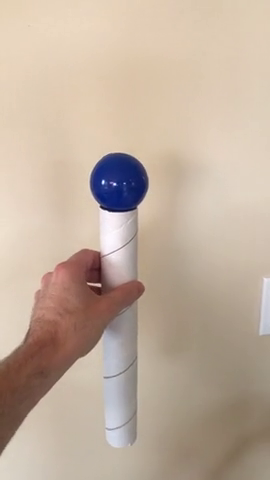
#> input picture frame 39 of Homework 2/videos/blue.mov, 270 x 480 px, given in place of %06d.jpg, which was not available
$ python part2.py
#> lines starting #> are read from the running program, lines starting #| are printed output that depends on the picture
"""
Creates a background image by averaging together all of the frames provided.
"""
import os
import argparse
from time import sleep

import cv2
import numpy as np


def averageBackground(path="frames", showVideo=False, usePathPrefix=True, hz=None):
    """Averages out a set of frames into the greyscale background.

    Args:
        path (str, optional): The directory to load the frames from. Defaults to "frames".
        showVideo (bool, optional): Show the video during processing and after. Defaults to False.
        usePathPrefix (bool, optional): Use the path prefix of the module. Defaults to True.

    Returns:
        An opencv image.
    """
#> called with path = 'frames', showVideo = True, usePathPrefix = True, hz = 24
    pathPrefix = os.path.dirname(os.path.realpath(__file__))
    if usePathPrefix: path = pathPrefix + os.path.sep + path

    # Load all frames then average
    cap = cv2.VideoCapture(path + os.path.sep + "%06d.jpg")
    frames = []
    while cap.isOpened:
        _, frame = cap.read()
#> frame is the input picture: shape (480, 270, 3); mean B, G, R 157.6, 174, 192.4
        if frame is None: break
        grey = cv2.cvtColor(frame, cv2.COLOR_BGR2GRAY)
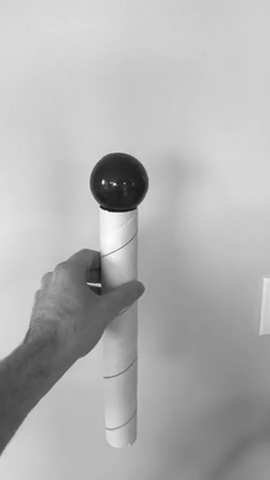
#> grey: shape (480, 270); min 16, max 254, mean 177.6
        frames.append(grey)

        # Optionally show video
        if not showVideo: continue
        cv2.imshow('frame', grey)
        if cv2.waitKey(1) & 0xFF == ord('q'): break
#> (key q is pressed here)
        if hz is not None: sleep(1/hz)
    cap.release()
    cv2.waitKey(0)

    # Final compute using numpy
    avg = np.mean(frames, axis=0).astype('uint8')
    if showVideo:
        cv2.imshow('frame', avg)

        # Close window
        cv2.waitKey(0)
        cv2.destroyWindow('frame')

    return avg


def main():
    """
    The main function of the module.
    """
    parser = argparse.ArgumentParser(description="Opens a video with OpenCV " + \
        "then plays through the video in greyscale saving an average.")
    parser.add_argument("indir", nargs="?", type=str, default=None, \
        help="The directory to load the video frames from.")
    parser.add_argument("outfile", nargs="?", type=str, default="p2-output.png", \
        help="The file to write the output image to.")
    args = parser.parse_args()

    avg = None
    if args.indir is None:
        avg = averageBackground(showVideo=True, hz=24)
    else:
        avg = averageBackground(path=args.indir, showVideo=True, usePathPrefix=False, hz=24)

    cv2.imwrite(args.outfile, avg)
    return

if __name__ == "__main__":
    main()

$ run again, starting later in the video
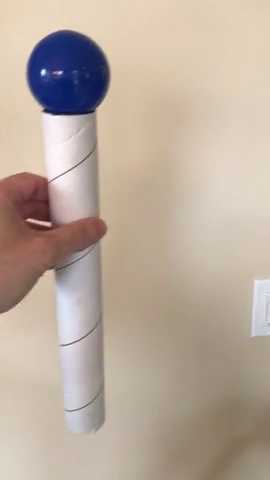
#> input picture frame 179 of Homework 2/videos/blue.mov, 270 x 480 px, given in place of %06d.jpg, which was not available
#> in averageBackground, frame is the input picture: shape (480, 270, 3); mean B, G, R 157.4, 170.9, 186.8
#> in averageBackground, `grey = cv2.cvtColor(frame, cv2.COLOR_BGR2GRAY)`:
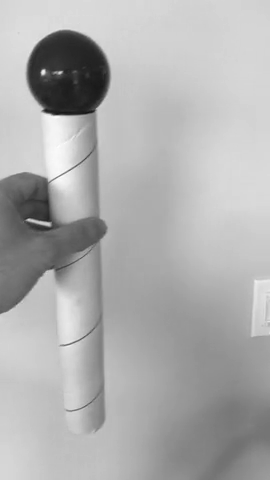
#> grey: shape (480, 270); min 18, max 253, mean 174.1

$ run again, starting later in the video
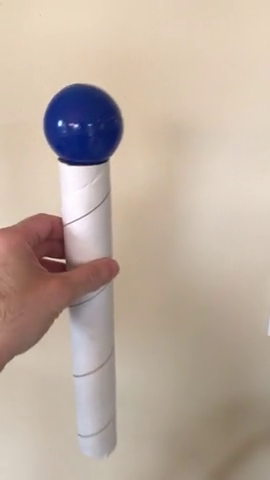
#> input picture frame 319 of Homework 2/videos/blue.mov, 270 x 480 px, given in place of %06d.jpg, which was not available
#> in averageBackground, frame is the input picture: shape (480, 270, 3); mean B, G, R 159.1, 172.3, 188.7
#> in averageBackground, `grey = cv2.cvtColor(frame, cv2.COLOR_BGR2GRAY)`:
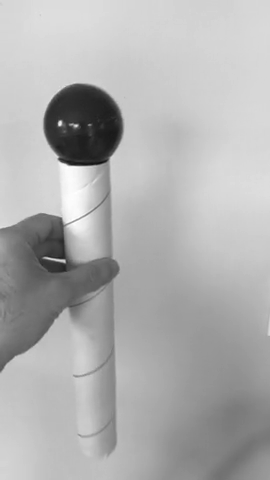
#> grey: shape (480, 270); min 15, max 255, mean 175.7
